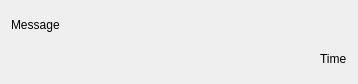
<?xml version="1.0" encoding="UTF-8"?>
<ui version="4.0">
 <class>ChatItemWidget</class>
 <widget class="QWidget" name="ChatItemWidget">
  <property name="geometry">
   <rect>
    <x>0</x>
    <y>0</y>
    <width>358</width>
    <height>84</height>
   </rect>
  </property>
  <property name="windowTitle">
   <string>Form</string>
  </property>
  <layout class="QVBoxLayout" name="verticalLayout">
   <item>
    <widget class="QLabel" name="lblMessage">
     <property name="text">
      <string>Message</string>
     </property>
    </widget>
   </item>
   <item alignment="Qt::AlignRight">
    <widget class="QLabel" name="lblTime">
     <property name="text">
      <string>Time</string>
     </property>
    </widget>
   </item>
  </layout>
 </widget>
 <resources/>
 <connections/>
</ui>
